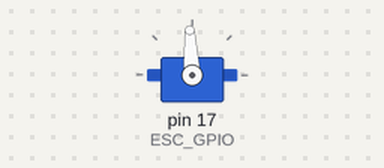
A program run on a simulated Raspberry Pi (header pin numbers). Shown: servo. Servo angles are drawn from the pulse width (0.5 ms = 0°, 2.5 ms = 180°); what the program prints to the terminal is not drawn. At 4.0 s the program stops and its outputs stay as they are.

Above: at 0.1 s.
Timing chart, 0 to 3.0 s (numbered marks = the images above):
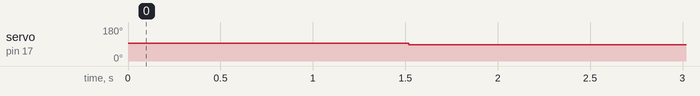

Measured:
- by itself, servo on pin 17 (ESC_GPIO): 93° → 87° at 1.5 s

The program:

cal.py
```python
from subprocess import call
call("sudo pigpiod", shell=True)
import pygame
import RPi.GPIO as GPIO
import pigpio
import time

GPIO.setmode(GPIO.BOARD)
pi = pigpio.pi()

ESC_GPIO = 17 #GPIO17 - 11pin
ESC_PWM_MIN = 1470
ESC_PWM_MAX = 1530

pygame.init()
clock = pygame.time.Clock()
pygame.joystick.init()

print("ESC Calibration...")

pi.set_servo_pulsewidth(ESC_GPIO, ESC_PWM_MAX)
print("PWM_MAX...")
print(pi.get_servo_pulsewidth(ESC_GPIO))
time.sleep(1.5)

pi.set_servo_pulsewidth(ESC_GPIO, ESC_PWM_MIN)
print("PWM_MIN...")
print(pi.get_servo_pulsewidth(ESC_GPIO))
time.sleep(1.5)

pi.set_servo_pulsewidth(ESC_GPIO, 0)
print("Calibration Complete!")
time.sleep(1)
```
